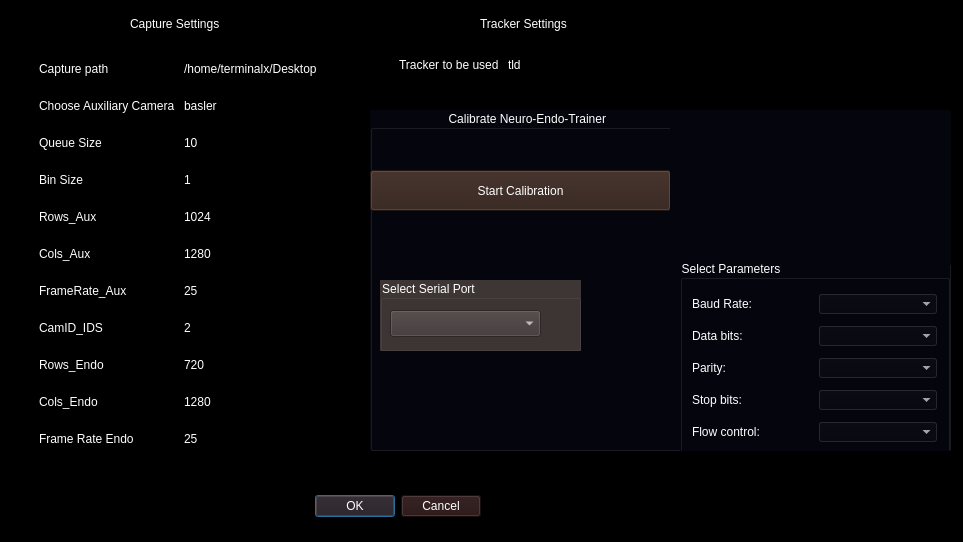
<?xml version="1.0" encoding="UTF-8"?>
<ui version="4.0">
 <class>settings</class>
 <widget class="QDialog" name="settings">
  <property name="geometry">
   <rect>
    <x>0</x>
    <y>0</y>
    <width>963</width>
    <height>542</height>
   </rect>
  </property>
  <property name="windowTitle">
   <string>Dialog</string>
  </property>
  <property name="styleSheet">
   <string notr="true">background-color: rgb(0, 0, 0);</string>
  </property>
  <widget class="QDialogButtonBox" name="buttonBox">
   <property name="geometry">
    <rect>
     <x>300</x>
     <y>490</y>
     <width>181</width>
     <height>32</height>
    </rect>
   </property>
   <property name="styleSheet">
    <string notr="true">color: rgb(255, 255, 255);
border-color: rgb(80, 80, 194);
background-color: rgb(38, 19, 19);</string>
   </property>
   <property name="orientation">
    <enum>Qt::Horizontal</enum>
   </property>
   <property name="standardButtons">
    <set>QDialogButtonBox::Cancel|QDialogButtonBox::Ok</set>
   </property>
  </widget>
  <widget class="QStackedWidget" name="stackedWidget">
   <property name="geometry">
    <rect>
     <x>30</x>
     <y>40</y>
     <width>339</width>
     <height>431</height>
    </rect>
   </property>
   <property name="styleSheet">
    <string notr="true"/>
   </property>
   <widget class="QWidget" name="page">
    <layout class="QGridLayout" name="gridLayout">
     <item row="0" column="0">
      <widget class="QLabel" name="label_8">
       <property name="styleSheet">
        <string notr="true">color: rgb(255, 255, 255);</string>
       </property>
       <property name="text">
        <string>Capture path</string>
       </property>
      </widget>
     </item>
     <item row="0" column="1">
      <widget class="QLineEdit" name="cap_path">
       <property name="toolTip">
        <string>Set the full capture path. Separate by comma for multiple paths</string>
       </property>
       <property name="styleSheet">
        <string notr="true">color: rgb(255, 255, 255);</string>
       </property>
       <property name="text">
        <string>/home/terminalx/Desktop</string>
       </property>
      </widget>
     </item>
     <item row="1" column="0">
      <widget class="QLabel" name="label_22">
       <property name="styleSheet">
        <string notr="true">color: rgb(255, 255, 255);</string>
       </property>
       <property name="text">
        <string>Choose Auxiliary Camera</string>
       </property>
      </widget>
     </item>
     <item row="1" column="1">
      <widget class="QLineEdit" name="cap_auxCam">
       <property name="toolTip">
        <string>choose the auxiliry camera &quot;basler&quot; vs &quot;ids&quot;</string>
       </property>
       <property name="styleSheet">
        <string notr="true">color: rgb(255, 255, 255);</string>
       </property>
       <property name="text">
        <string>basler</string>
       </property>
      </widget>
     </item>
     <item row="2" column="0">
      <widget class="QLabel" name="label_9">
       <property name="styleSheet">
        <string notr="true">color: rgb(255, 255, 255);</string>
       </property>
       <property name="text">
        <string>Queue Size</string>
       </property>
      </widget>
     </item>
     <item row="2" column="1">
      <widget class="QLineEdit" name="cap_queueSize">
       <property name="toolTip">
        <string>Size of the queue of fifo buffer</string>
       </property>
       <property name="styleSheet">
        <string notr="true">color: rgb(255, 255, 255);</string>
       </property>
       <property name="text">
        <string>10</string>
       </property>
      </widget>
     </item>
     <item row="3" column="0">
      <widget class="QLabel" name="label_10">
       <property name="styleSheet">
        <string notr="true">color: rgb(255, 255, 255);</string>
       </property>
       <property name="text">
        <string>Bin Size</string>
       </property>
      </widget>
     </item>
     <item row="3" column="1">
      <widget class="QLineEdit" name="cap_binSize">
       <property name="toolTip">
        <string>No of images to dumped at one throgh</string>
       </property>
       <property name="styleSheet">
        <string notr="true">color: rgb(255, 255, 255);</string>
       </property>
       <property name="text">
        <string>1</string>
       </property>
      </widget>
     </item>
     <item row="4" column="0">
      <widget class="QLabel" name="label_13">
       <property name="styleSheet">
        <string notr="true">color: rgb(255, 255, 255);</string>
       </property>
       <property name="text">
        <string>Rows_Aux</string>
       </property>
      </widget>
     </item>
     <item row="4" column="1">
      <widget class="QLineEdit" name="cap_rowAux">
       <property name="toolTip">
        <string>No of Rows for the auxiliary camera</string>
       </property>
       <property name="styleSheet">
        <string notr="true">color: rgb(255, 255, 255);</string>
       </property>
       <property name="text">
        <string>1024</string>
       </property>
      </widget>
     </item>
     <item row="5" column="0">
      <widget class="QLabel" name="label_12">
       <property name="styleSheet">
        <string notr="true">color: rgb(255, 255, 255);</string>
       </property>
       <property name="text">
        <string>Cols_Aux</string>
       </property>
      </widget>
     </item>
     <item row="6" column="1">
      <widget class="QLineEdit" name="cap_fpsAux">
       <property name="toolTip">
        <string>Frame rate for the auxiliary camera</string>
       </property>
       <property name="styleSheet">
        <string notr="true">color: rgb(255, 255, 255);</string>
       </property>
       <property name="text">
        <string>25</string>
       </property>
      </widget>
     </item>
     <item row="5" column="1">
      <widget class="QLineEdit" name="cap_colsAux">
       <property name="toolTip">
        <string>No of Cloumns for the auxiliary camera</string>
       </property>
       <property name="styleSheet">
        <string notr="true">color: rgb(255, 255, 255);</string>
       </property>
       <property name="text">
        <string>1280</string>
       </property>
      </widget>
     </item>
     <item row="6" column="0">
      <widget class="QLabel" name="label_11">
       <property name="styleSheet">
        <string notr="true">color: rgb(255, 255, 255);</string>
       </property>
       <property name="text">
        <string>FrameRate_Aux</string>
       </property>
      </widget>
     </item>
     <item row="7" column="1">
      <widget class="QLineEdit" name="cap_camID_IDS">
       <property name="toolTip">
        <string>Camera ID for the IDS camera</string>
       </property>
       <property name="styleSheet">
        <string notr="true">color: rgb(255, 255, 255);</string>
       </property>
       <property name="text">
        <string>2</string>
       </property>
      </widget>
     </item>
     <item row="7" column="0">
      <widget class="QLabel" name="label_15">
       <property name="styleSheet">
        <string notr="true">color: rgb(255, 255, 255);</string>
       </property>
       <property name="text">
        <string>CamID_IDS</string>
       </property>
      </widget>
     </item>
     <item row="8" column="1">
      <widget class="QLineEdit" name="cap_rows_endo">
       <property name="toolTip">
        <string>No of Rows for the Endoscopic camera</string>
       </property>
       <property name="styleSheet">
        <string notr="true">color: rgb(255, 255, 255);</string>
       </property>
       <property name="text">
        <string>720</string>
       </property>
      </widget>
     </item>
     <item row="8" column="0">
      <widget class="QLabel" name="label_18">
       <property name="styleSheet">
        <string notr="true">color: rgb(255, 255, 255);</string>
       </property>
       <property name="text">
        <string>Rows_Endo</string>
       </property>
      </widget>
     </item>
     <item row="9" column="1">
      <widget class="QLineEdit" name="cap_cols_endo">
       <property name="toolTip">
        <string>No of cols for the Endoscopic camera</string>
       </property>
       <property name="styleSheet">
        <string notr="true">color: rgb(255, 255, 255);</string>
       </property>
       <property name="text">
        <string>1280</string>
       </property>
      </widget>
     </item>
     <item row="9" column="0">
      <widget class="QLabel" name="label_14">
       <property name="styleSheet">
        <string notr="true">color: rgb(255, 255, 255);</string>
       </property>
       <property name="text">
        <string>Cols_Endo</string>
       </property>
      </widget>
     </item>
     <item row="10" column="0">
      <widget class="QLabel" name="label_20">
       <property name="styleSheet">
        <string notr="true">color: rgb(255, 255, 255);</string>
       </property>
       <property name="text">
        <string>Frame Rate Endo</string>
       </property>
      </widget>
     </item>
     <item row="10" column="1">
      <widget class="QLineEdit" name="cap_fps_endo">
       <property name="toolTip">
        <string>Frame rate for the Endoscopic camera</string>
       </property>
       <property name="styleSheet">
        <string notr="true">color: rgb(255, 255, 255);</string>
       </property>
       <property name="text">
        <string>25</string>
       </property>
      </widget>
     </item>
    </layout>
    <zorder>label_8</zorder>
    <zorder>cap_path</zorder>
    <zorder>label_9</zorder>
    <zorder>cap_queueSize</zorder>
    <zorder>label_10</zorder>
    <zorder>cap_binSize</zorder>
    <zorder>cap_fpsAux</zorder>
    <zorder>label_11</zorder>
    <zorder>cap_colsAux</zorder>
    <zorder>label_12</zorder>
    <zorder>cap_rowAux</zorder>
    <zorder>label_13</zorder>
    <zorder>cap_cols_endo</zorder>
    <zorder>cap_camID_IDS</zorder>
    <zorder>label_18</zorder>
    <zorder>cap_rows_endo</zorder>
    <zorder>label_15</zorder>
    <zorder>label_20</zorder>
    <zorder>cap_fps_endo</zorder>
    <zorder>label_14</zorder>
    <zorder>label_22</zorder>
    <zorder>cap_auxCam</zorder>
   </widget>
   <widget class="QWidget" name="page_2"/>
  </widget>
  <widget class="QLabel" name="label_23">
   <property name="geometry">
    <rect>
     <x>130</x>
     <y>10</y>
     <width>169</width>
     <height>27</height>
    </rect>
   </property>
   <property name="styleSheet">
    <string notr="true">color: rgb(255, 255, 255);</string>
   </property>
   <property name="text">
    <string>Capture Settings</string>
   </property>
  </widget>
  <widget class="QStackedWidget" name="stackedWidget_2">
   <property name="geometry">
    <rect>
     <x>390</x>
     <y>40</y>
     <width>339</width>
     <height>51</height>
    </rect>
   </property>
   <property name="styleSheet">
    <string notr="true"/>
   </property>
   <widget class="QWidget" name="page_3">
    <layout class="QGridLayout" name="gridLayout_2">
     <item row="0" column="0">
      <widget class="QLabel" name="label_24">
       <property name="styleSheet">
        <string notr="true">color: rgb(255, 255, 255);</string>
       </property>
       <property name="text">
        <string>Tracker to be used</string>
       </property>
      </widget>
     </item>
     <item row="0" column="1">
      <widget class="QLineEdit" name="tr_nameTracker">
       <property name="toolTip">
        <string>choose tracker tld or markerBased</string>
       </property>
       <property name="styleSheet">
        <string notr="true">color: rgb(255, 255, 255);</string>
       </property>
       <property name="text">
        <string>tld</string>
       </property>
      </widget>
     </item>
    </layout>
   </widget>
   <widget class="QWidget" name="page_4"/>
  </widget>
  <widget class="QLabel" name="label_39">
   <property name="geometry">
    <rect>
     <x>480</x>
     <y>10</y>
     <width>169</width>
     <height>27</height>
    </rect>
   </property>
   <property name="styleSheet">
    <string notr="true">color: rgb(255, 255, 255);</string>
   </property>
   <property name="text">
    <string>Tracker Settings</string>
   </property>
  </widget>
  <widget class="QGroupBox" name="groupBox">
   <property name="geometry">
    <rect>
     <x>370</x>
     <y>110</y>
     <width>581</width>
     <height>341</height>
    </rect>
   </property>
   <property name="styleSheet">
    <string notr="true">color: rgb(255, 255, 255);
background-color: rgb(5, 5, 14);
gridline-color: rgb(239, 78, 78);
border-color: rgb(115, 219, 50);</string>
   </property>
   <property name="title">
    <string>                       Calibrate Neuro-Endo-Trainer</string>
   </property>
   <widget class="QPushButton" name="btnCalib">
    <property name="geometry">
     <rect>
      <x>0</x>
      <y>60</y>
      <width>301</width>
      <height>41</height>
     </rect>
    </property>
    <property name="styleSheet">
     <string notr="true">background-color: rgb(48, 31, 25);</string>
    </property>
    <property name="text">
     <string>Start Calibration</string>
    </property>
   </widget>
   <widget class="QLabel" name="lblImg">
    <property name="geometry">
     <rect>
      <x>300</x>
      <y>5</y>
      <width>300</width>
      <height>150</height>
     </rect>
    </property>
    <property name="styleSheet">
     <string notr="true">image: url(:/icons/endo-calib_0.png);</string>
    </property>
    <property name="text">
     <string/>
    </property>
   </widget>
   <widget class="QGroupBox" name="serialPortBox">
    <property name="geometry">
     <rect>
      <x>10</x>
      <y>170</y>
      <width>201</width>
      <height>71</height>
     </rect>
    </property>
    <property name="styleSheet">
     <string notr="true">background-color: rgb(62, 53, 53);</string>
    </property>
    <property name="title">
     <string>Select Serial Port</string>
    </property>
    <widget class="QComboBox" name="serialPortInfoListBox">
     <property name="geometry">
      <rect>
       <x>10</x>
       <y>30</y>
       <width>151</width>
       <height>27</height>
      </rect>
     </property>
    </widget>
   </widget>
   <widget class="QGroupBox" name="parametersBox">
    <property name="geometry">
     <rect>
      <x>310</x>
      <y>150</y>
      <width>270</width>
      <height>201</height>
     </rect>
    </property>
    <property name="title">
     <string>Select Parameters</string>
    </property>
    <layout class="QGridLayout" name="gridLayout_3">
     <item row="0" column="0">
      <widget class="QLabel" name="baudRateLabel">
       <property name="text">
        <string>Baud Rate:</string>
       </property>
      </widget>
     </item>
     <item row="0" column="1">
      <widget class="QComboBox" name="baudRateBox"/>
     </item>
     <item row="1" column="0">
      <widget class="QLabel" name="dataBitsLabel">
       <property name="text">
        <string>Data bits:</string>
       </property>
      </widget>
     </item>
     <item row="1" column="1">
      <widget class="QComboBox" name="dataBitsBox"/>
     </item>
     <item row="3" column="1">
      <widget class="QComboBox" name="stopBitsBox"/>
     </item>
     <item row="2" column="1">
      <widget class="QComboBox" name="parityBox"/>
     </item>
     <item row="3" column="0">
      <widget class="QLabel" name="stopBitsLabel">
       <property name="text">
        <string>Stop bits:</string>
       </property>
      </widget>
     </item>
     <item row="4" column="1">
      <widget class="QComboBox" name="flowControlBox"/>
     </item>
     <item row="4" column="0">
      <widget class="QLabel" name="flowControlLabel">
       <property name="text">
        <string>Flow control:</string>
       </property>
      </widget>
     </item>
     <item row="2" column="0">
      <widget class="QLabel" name="parityLabel">
       <property name="text">
        <string>Parity:</string>
       </property>
      </widget>
     </item>
    </layout>
   </widget>
  </widget>
 </widget>
 <resources/>
 <connections>
  <connection>
   <sender>buttonBox</sender>
   <signal>accepted()</signal>
   <receiver>settings</receiver>
   <slot>accept()</slot>
   <hints>
    <hint type="sourcelabel">
     <x>248</x>
     <y>254</y>
    </hint>
    <hint type="destinationlabel">
     <x>157</x>
     <y>274</y>
    </hint>
   </hints>
  </connection>
  <connection>
   <sender>buttonBox</sender>
   <signal>rejected()</signal>
   <receiver>settings</receiver>
   <slot>reject()</slot>
   <hints>
    <hint type="sourcelabel">
     <x>316</x>
     <y>260</y>
    </hint>
    <hint type="destinationlabel">
     <x>286</x>
     <y>274</y>
    </hint>
   </hints>
  </connection>
 </connections>
</ui>
